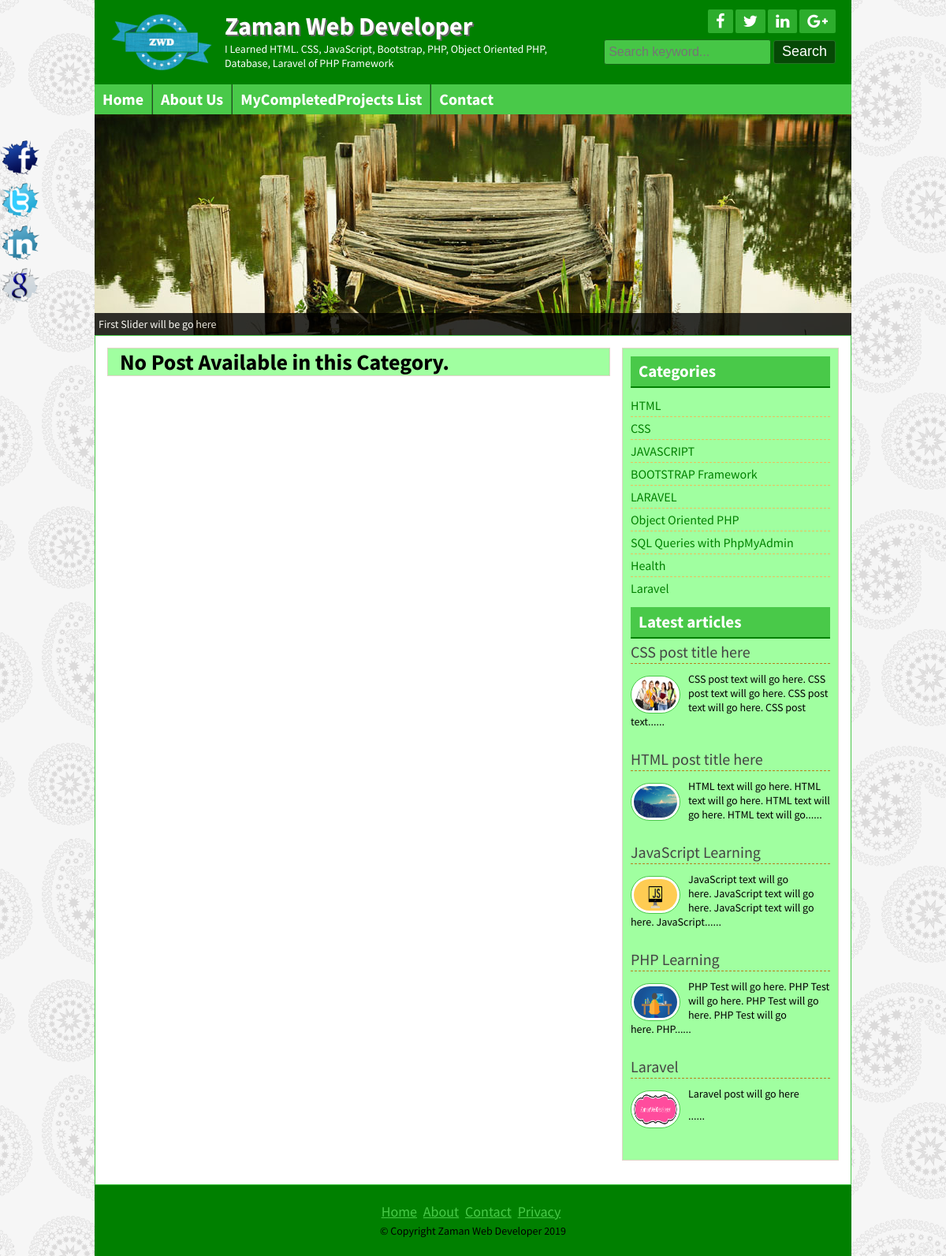
Page /posts.php?category=4 on the committed database.
### tables this page shows
CREATE TABLE `title_slogan` (
  `id` int(11) NOT NULL,
  `title` varchar(255) NOT NULL,
  `slogan` varchar(255) NOT NULL,
  `logo` varchar(255) NOT NULL
);

CREATE TABLE `tbl_social` (
  `id` int(11) NOT NULL,
  `fb` varchar(255) NOT NULL,
  `tw` varchar(255) NOT NULL,
  `ln` varchar(255) NOT NULL,
  `gp` varchar(255) NOT NULL
);

CREATE TABLE `tbl_page` (
  `id` int(11) NOT NULL,
  `name` varchar(255) NOT NULL,
  `body` text NOT NULL
);

CREATE TABLE `tbl_category` (
  `id` int(11) NOT NULL,
  `name` varchar(50) NOT NULL
);

CREATE TABLE `tbl_post` (
  `id` int(11) NOT NULL,
  `cat` int(11) NOT NULL,
  `title` varchar(2555) NOT NULL,
  `body` text NOT NULL,
  `image` varchar(255) NOT NULL,
  `author` varchar(50) NOT NULL,
  `tags` varchar(255) NOT NULL,
  `date` timestamp NOT NULL DEFAULT CURRENT_TIMESTAMP,
  `userid` int(11) NOT NULL
);

CREATE TABLE `tbl_footer` (
  `id` int(11) NOT NULL,
  `note` varchar(255) NOT NULL
);

### lib/Database.php (called while the page is built, shortened)
<?php
Class Database{
	public $host   = DB_HOST;
	public $user   = DB_USER;
	public $pass   = DB_PASS;
	public $dbname = DB_NAME;
	public $link;
	private function connectDB(){
	$this->link = new mysqli($this->host, $this->user, $this->pass, $this->dbname);
 }
	public function select($query){
		$result = $this->link->query($query) or die($this->link->error.__LINE__);
		if($result->num_rows > 0){
			return $result;
		} else {
			return false;
		}
	}
}

### helpers/Format.php (called while the page is built, shortened)
<?php
class Format{
    public function textShorten($text, $limit = 400){
        $text = $text. " ";
        $text = substr($text, 0, $limit);
        $text = substr($text, 0, strripos($text, ' '));
        $text = $text."......";
        return $text;
    }
}
?>

### inc/slider.php (the view)
<div class="slidersection templete clear">
        <div id="slider">
            <?php
            $query = "select * from tbl_slider order by id limit 5";
            $slider = $db->select($query);
            if ($slider) {
            while ($result = $slider->fetch_assoc()) {
            ?>
            <a href="#"><img src="zaman/<?php echo $result['image'];?>" alt="<?php echo $result['title'];?>" title="<?php echo $result['title'];?>" /></a>
            <?php } }?>
        </div>
</div>

### inc/header.php (shortened to what this page needs)
<?php include 'lib/Database.php'; ?>
<?php include 'helpers/Format.php'; ?>
<?php
    $db = new Database();
    $fm = new Format();
?>
<!DOCTYPE html>
<html>
<head>
    <?php include 'scripts/css.php'?>
</head>
<body>
	<div class="headersection templete clear">
		<a href="index.php">
			<div class="logo">
<?php
                    $query = "SELECT * FROM title_slogan WHERE id='1'";
                    $blog_title = $db->select($query);
                    if ($blog_title) {
                        while ($result = $blog_title->fetch_assoc()) {
?>
				<img src="zaman/<?php echo $result['logo'];?>" alt="Logo"/>
				<h2><?php echo $result['title'];?></h2>
				<p><?php echo $result['slogan'];?></p>
<?php
		}
	}
?>
			</div>
		</a>
		<div class="social clear">
			<div class="icon clear">
<?php
                    $query = "SELECT * FROM tbl_social WHERE id='1'";
                    $socialmedia = $db->select($query);
                    if ($socialmedia) {
                        while ($result = $socialmedia->fetch_assoc()) {
?>
				<a href="<?php echo $result['fb'];?>" target="_blank"><i class="fa fa-facebook"></i></a>
				<a href="<?php echo $result['tw'];?>" target="_blank"><i class="fa fa-twitter"></i></a>
				<a href="<?php echo $result['ln'];?>" target="_blank"><i class="fa fa-linkedin"></i></a>
				<a href="<?php echo $result['gp'];?>" target="_blank"><i class="fa fa-google-plus"></i></a>
<?php } }?>
			</div>
			<div class="searchbtn clear">
			<form action="search.php" method="get">
				<input type="text" name="search" placeholder="Search keyword..."/>
				<input type="submit" name="submit" value="Search"/>
			</form>
			</div>
		</div>
	</div>
<div class="navsection templete">
<?php
    $path = $_SERVER['SCRIPT_FILENAME'];
    $currentpage = basename($path, '.php');
?>
	<ul>
		<li><a <?php if ($currentpage == 'index') {echo 'id="active"';}?> href="index.php">Home</a></li>
<?php
            $query = "SELECT * FROM tbl_page";
            $pages = $db->select($query);
            if ($pages) {
                while ($result = $pages->fetch_assoc()) {
?>
        <li><a
        <?php
        	if (isset($_GET['pageid']) && $_GET['pageid'] == $result['id'] ) {
        		echo 'id="active"';
        	}
       	?>
        href="page.php?pageid=<?php echo $result['id']; ?>"><?php echo $result['name']; ?></a></li>
<?php } }?>
		<li><a <?php if ($currentpage == 'contact') {echo 'id="active"';}?> href="contact.php">Contact</a></li>
	</ul>
</div>

### inc/sidebar.php
<div class="sidebar clear">
			<div class="samesidebar clear">
				<h2>Categories</h2>
					<ul>
                        <?php
                            $query = "select * from tbl_category";
                            $category = $db->select($query);
                            if ($category) {
                                while ($result = $category->fetch_assoc()) {
                        ?>
                                    <li><a href="posts.php?category=<?php echo $result['id'];?>"><?php echo $result['name'];?></a></li>
                        <?php
                                }
                            }else{
                                ?><li>No Category Created</li><?php
                            }
                        ?>
					</ul>
			</div>
			<div class="samesidebar clear">
				<h2>Latest articles</h2>
			<?php
				$query = "select * from tbl_post limit 5";
				$post = $db->select($query);
	            if ($post){
	            	while ($result=$post->fetch_assoc()){
			?>
					<div class="popular clear">
							<h3><a href="post.php?id=<?php echo $result['id'];?>"><?php echo $result['title'];?></a></h3>
						<a href="post.php?id=<?php echo $result['id'];?>">
							<img src="zaman/<?php echo $result['image'];?>" alt="post image"/>
						</a>
						<?php echo $fm->textShorten($result['body'],120);?>
					</div>
            <?php } }else{header("Location:404.php");}?>
			</div>
		</div>

### inc/footer.php (shortened to what this page needs)
<div class="footersection templete clear">
	  <div class="footermenu clear">
		<ul>
			<li><a href="#">Home</a></li>
			<li><a href="#">About</a></li>
			<li><a href="contact.php">Contact</a></li>
			<li><a href="#">Privacy</a></li>
		</ul>
	  </div>
<?php
                    $query = "SELECT * FROM tbl_footer WHERE id='1'";
                    $footernote = $db->select($query);
                    if ($footernote) {
                        while ($result = $footernote->fetch_assoc()) {
?>
	  <p>&copy; <?php echo $result['note'];?> <?php echo date('Y');?></p>
<?php } }
?>
	</div>
	<div class="fixedicon clear">
<?php
                    $query = "SELECT * FROM tbl_social WHERE id='1'";
                    $socialmedia = $db->select($query);
                    if ($socialmedia) {
                        while ($result = $socialmedia->fetch_assoc()) {
?>
		<a href="<?php echo $result['fb'];?>" target="_blank"><img src="images/fb.png" alt="Facebook"/></a>
		<a href="<?php echo $result['tw'];?>" target="_blank"><img src="images/tw.png" alt="Twitter"/></a>
		<a href="<?php echo $result['ln'];?>" target="_blank"><img src="images/in.png" alt="LinkedIn"/></a>
		<a href="<?php echo $result['gp'];?>" target="_blank"><img src="images/gl.png" alt="GooglePlus"/></a>
<?php } }?>
	</div>
</body>
</html>

### css/nivo-slider.css (style rules this page uses)
.nivoSlider { position:relative; }
.nivoSlider a.nivo-imageLink { position:absolute; top:0px; left:0px; width:100%; height:100%; border:0; padding:0; margin:0; z-index:60; display:none; }

### style.css (style rules this page uses)
* { margin:0;padding:0;outline:0 }
body { font-family: 'Source Sans Pro', sans-serif;font-size:14px;line-height:18px;color:#000;background:url(images/bg.png)repeat fixed 0 0 #fff; }
.templete { width:960px;margin:0 auto; }
.clear { overflow:hidden; }
input[type="text"], input[type="email"] { border: 1px solid #cfc5b6; border-radius: 3px; margin-bottom: 5px; padding: 5px; width: 300px; }
input[type="submit"] { background: #b7801c none repeat scroll 0 0; border: 1px solid #e6af4b; color: #fff; cursor: pointer; font-size: 20px; padding: 1px 10px; }
.headersection { background: #ca932f none repeat scroll 0 0; color: #fff; }
.logo { float: left; width: 580px; }
.logo img { float: left; margin-right: 15px; padding-bottom: 10px; padding-left: 20px; padding-top: 10px; width: 130px; }
.logo h2 { color: #fff; font-size: 32px; margin-bottom: 11px; margin-top: 24px; text-shadow: 2px 2px 0 #666; }
.logo p { color:#fff; }
.social { float: right; margin-right: 20px; margin-top: 12px; text-align: right; width: 360px; }
.icon { float: right; }
.icon a { background: #a56e0a none repeat scroll 0 0; border-radius: 2px; color: #fff; display: block; float: left; font-size: 20px; margin-left: 3px; padding: 5px 10px; }
.searchbtn { float: right; margin-top: 8px; }
.searchbtn input[type="text"] { border: 1px solid #A56E0A; width: 200px; background: #FFE07C; font-size: 16px; height: 20px; }
.searchbtn input[type="submit"] { border: 1px solid #9d6602; border-radius: 3px; font-size: 18px; height: 30px; padding-left: 10px; padding-right: 10px; padding-top: 0; cursor: pointer; }
.navsection { background: none repeat scroll 0 0 #e6af4b; min-height: 38px; }
.navsection ul { margin:0;padding:0;list-style:none; }
.navsection ul li { border-left: 1px solid #fdc662; border-right: 1px solid #c18a26; display: block; float: left; position:relative; }
.navsection ul li:first-child { border-left: 0px solid #fdc662; }
.navsection ul li:last-child { border-right: 0px solid #c18a26; }
.navsection ul li a { color: #fff; display: block; font-size: 20px; font-weight: bold; padding: 10px; text-decoration: none; }
.sidebar { background: #fef4e5 none repeat scroll 0 0; border: 1px solid #ded4c5; float: right; margin-bottom: 15px; margin-top: 0; padding: 10px; width: 253px; }
.samesidebar { margin-bottom: 10px; }
.samesidebar h2 { background: #e6af4b none repeat scroll 0 0; border-bottom: 2px solid #b7801c; color: #333; margin-bottom: 8px; padding: 10px; }
.samesidebar ul { padding:0;margin:0;list-style:none; }
.samesidebar ul li { border-bottom: 1px dashed #e9c05c; font-size: 16px; padding: 5px 8px 5px 0; }
.samesidebar ul li:last-child { border-bottom: 0px dashed #e9c05c; }
.samesidebar ul li a { color: #814a00; text-decoration: none; }
.samesidebar p { margin-bottom: 10px; }
.popular { margin-bottom: 20px; }
.popular h3 { border-bottom: 1px dashed #b7801c; font-size: 20px; font-weight: normal; margin-bottom: 10px; padding-bottom: 5px; }
.popular h3 a { text-decoration:none;color:#444 }
.popular img { background: #fff none repeat scroll 0 0; border: 1px solid #f6bf5b; border-radius: 30px; float: left; height: 40px; margin-right: 10px; margin-top: 5px; padding: 3px; width: 55px; }
.footersection { height:90px;background:#B7801C;text-align:center }
.footermenu { margin-top: 25px; margin-bottom: 5px; }
.footermenu ul { padding:0;margin:0;list-style:none;text-align:center; }
.footermenu ul li { display:inline-block; }
.footermenu ul li a { color: #E6AF4B; font-size: 18px; margin-right: 5px; }
.fixedicon { left: 0; position: fixed; top: 175px; width: 60px; }
.fixedicon img { width: 50px; }

### rows in the picture
title_slogan: logo (picture), title "Zaman Web Developer", slogan "I Learned HTML. CSS, JavaScript, Bootstrap, PHP, Object Oriented PHP, Database, Laravel of PHP Framework"
tbl_page: name "About Us"
tbl_page: name "MyCompletedProjects List"
tbl_category: name "HTML"
tbl_category: name "CSS"
tbl_category: name "JAVASCRIPT"
tbl_category: name "BOOTSTRAP Framework"
tbl_category: name "LARAVEL"
tbl_category: name "Object Oriented PHP"
tbl_category: name "SQL Queries with PhpMyAdmin"
tbl_category: name "Health"
tbl_category: name "Laravel"
tbl_post: title "CSS post title here", image (picture), body "CSS post text will go here. CSS post text will go here. CSS post text will go here. CSS post text......"
tbl_post: title "HTML post title here", image (picture), body "HTML text will go here. HTML text will go here. HTML text will go here. HTML text will go......"
tbl_post: title "JavaScript Learning", image (picture), body "JavaScript text will go here. JavaScript text will go here. JavaScript text will go here. JavaScript......"
tbl_post: title "PHP Learning", image (picture), body "PHP Test will go here. PHP Test will go here. PHP Test will go here. PHP Test will go here. PHP......"
tbl_post: title "Laravel", image (picture), body "Laravel post will go here ......"
tbl_footer: note "Copyright Zaman Web Developer"
